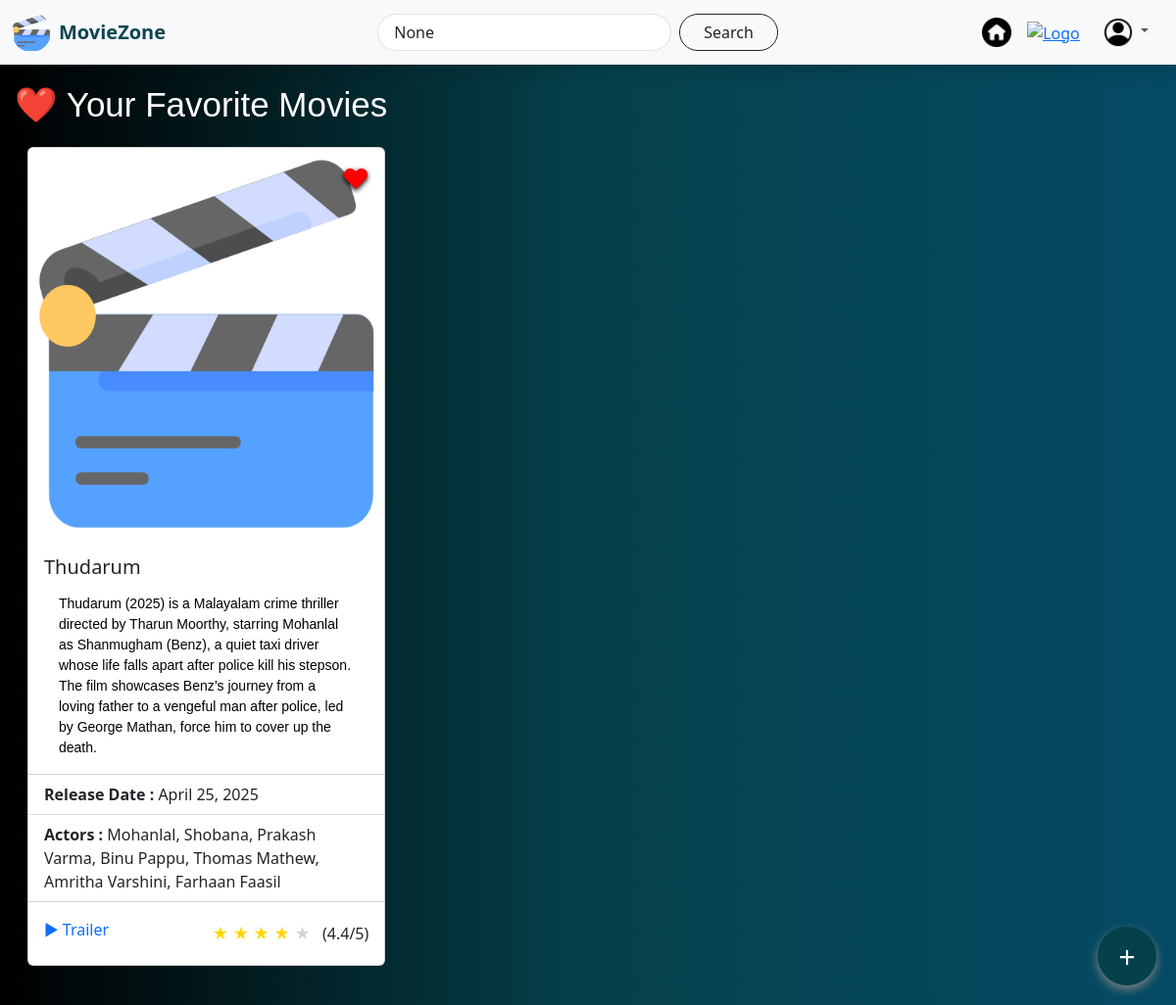
/favorite-movie-list/ (signed in), run on the app's committed database.
### moviezoneapp/models.py (models this page shows, shortened)
class Movie(models.Model):
    title = models.CharField(max_length=200)
    poster = models.ImageField(upload_to='movies/')
    description = models.TextField()
    release_date = models.DateField()
    actors = models.CharField(max_length=300)
    rating = models.FloatField(default=0.0)
    category = models.ForeignKey(Category, on_delete=models.CASCADE)
    user = models.ForeignKey(Customer,on_delete=models.CASCADE)
    trailer_link = models.URLField()

### moviezoneapp/views.py (the view)
# urls.py: path("favorite-movie-list/", views.favorite_display, name="favorite_display"),
def favorite_display(request):
    if not request.session.get('user_id'):
        return redirect('login_user')
    user_id = request.session.get('user_id')
    query = request.GET.get('q')
    fav_ids = Favorite.objects.filter(user_id=user_id).values_list('movie_id', flat=True)
    movies = Movie.objects.filter(id__in=fav_ids)
    if query:
        movies = movies.filter(title__icontains=query)
    context = {
        'movies': movies,
        'fav_ids': fav_ids,
        'query': query
    }
    return render(request, "favorite_list.html", context)

### moviezoneapp/templates/favorite_list.html (shortened to what this page needs)
{% load static %}
<!DOCTYPE html>
<html lang="en">
<head>
    <link href="https://cdn.jsdelivr.net/npm/bootstrap@5.3.8/dist/css/bootstrap.min.css" rel="stylesheet">
</head>
<body>
    <nav class="navbar navbar-expand-lg navbar-light bg-light shadow">
            <div class="container-fluid">
                <a class="navbar-brand d-flex align-items-center" href="{% url 'home' %}">
                    <img src="{% static 'images/logo.png' %}" alt="Logo" width="40" height="40" class="me-2 rounded-circle">
                    <span class="fw-bold" style="color: rgb(10, 69, 80);">MovieZone</span>
                </a>
                <div class="collapse navbar-collapse justify-content-end" id="navbarContent">
                    <form class="d-flex mx-auto" method="GET" action="">
                        <input class="form-control me-2 rounded-pill px-3" type="search" name="q" placeholder="Search movies..." value="{{ query }}" style="width: 300px;">
                        <button class="btn btn-outline-dark rounded-pill px-4" type="submit">Search</button>
                    </form>
                    <ul class="navbar-nav align-items-center">
                        <li class="nav-item mx-2">
                           <a href="{% url 'home' %}">
                                <img src="{% static 'images/home.png' %}" alt="Logo" width="30" height="30">
                           </a>
                        </li>
                        <li class="nav-item mx-2">
                           <a href="{% url 'favorite_display' %}">
                                <img src="{% static 'images/Wishlist.png' %}" alt="Logo" width="30" height="30">
                           </a>
                        </li>
                        <li class="mx-2 nav-item dropdown">
                            <a class="nav-link dropdown-toggle" href="#"  id="navbarDropdown" role="button" data-bs-toggle="dropdown">
                                <img src="{% static 'images/account.png' %}" alt="Logo" width="30" height="30">
                            </a>
                        </li>
                    </ul>
                </div>
            </div>
        </nav>
        <p>❤️ Your Favorite Movies</p>
        {% if movies %}
            <div class="row m-3">
                {% for movie in movies %}
                <div class="col-md-4 mb-4">
                    <div class="card h-100">
                        <div class="position-relative">
                            <img src="{% static 'images/logo.png' %}" class="card-img-top" width="450" height="400">
                            <a href="{% url 'toggle_favorite' movie.id %}" class="favorite-icon">
                                {% if movie.id in fav_ids %}
                                    <span style="color: red;">♥</span>
                                {% else %}
                                    <span style="color: white;">♥</span>
                                {% endif %}
                            </a>
                        </div>
                        <div class="card-body">
                            <h5 class="card-title">{{movie.title}}</h5>
                            <p class="card-text" style="color: black; font-size: 14px;">{{movie.description}}</p>
                        </div>
                        <ul class="list-group list-group-flush">
                            <li class="list-group-item"><strong>Release Date : </strong>{{movie.release_date}}</li>
                            <li class="list-group-item"><strong>Actors : </strong>{{movie.actors}}</li>
                        </ul>
                        <div class="card-body d-flex align-items-center justify-content-between">
                            <a href="{{ movie.trailer_link }}" target="_blank" class="card-link mb-2" style="text-decoration: none;">▶ Trailer</a>
                            <div>
                                {% for i in "12345" %}
                                    {% if movie.rating >= forloop.counter %}
                                        <span style="color: gold;">★</span>
                                    {% else %}
                                        <span style="color: lightgray;">★</span>
                                    {% endif %}
                                {% endfor %}
                                <span class="ms-2">({{ movie.rating }}/5)</span>
                            </div>
                        </div>
                    </div>
                </div>
                {% endfor %}
            </div>
        {% else %}
            <h3 class="text-center text-white mt-5">No favorite movies yet 😢</h3>
        {% endif %}
        <a href="{% url 'add_movies' %}" title="Add Movie" class="floating-btn d-flex align-items-center justify-content-center text-decoration-none">
            +
        </a>
</body>
</html>

### moviezoneapp/templates/favorite_list.html (style rules this page uses)
body { background: linear-gradient(to right, black,rgb(5, 65, 75), rgb(5, 75, 101)); }
p { color: white; margin: 15px; font-size: 35px; font-family: 'Gill Sans', 'Gill Sans MT', Calibri, 'Trebuchet MS', sans-serif; }
.floating-btn { position: fixed; bottom: 20px; right: 20px; background-color: rgb(5, 65, 75); color: white; border: none; border-radius: 50%; width: 60px; height: 60px; font-size: 30px; box-shadow: 0px 4px 10px grey; cursor: pointer; }
.favorite-icon { position: absolute; top: 10px; right: 15px; font-size: 28px; text-decoration: none; text-shadow: 0px 2px 5px black; }

### data on the page
Movie: title "Thudarum", description "Thudarum (2025) is a Malayalam crime thriller directed by Tharun Moorthy, starring Mohanlal as Shanmugham (Benz), a quiet taxi driver whose life falls apart after police kill his stepson. The film showcases Benz’s journey from a loving father to a vengeful man after police, led by George Mathan, force him to cover up the death.", release_date "April 25, 2025", actors "Mohanlal, Shobana, Prakash Varma, Binu Pappu, Thomas Mathew, Amritha Varshini, Farhaan Faasil", rating "4.4"
